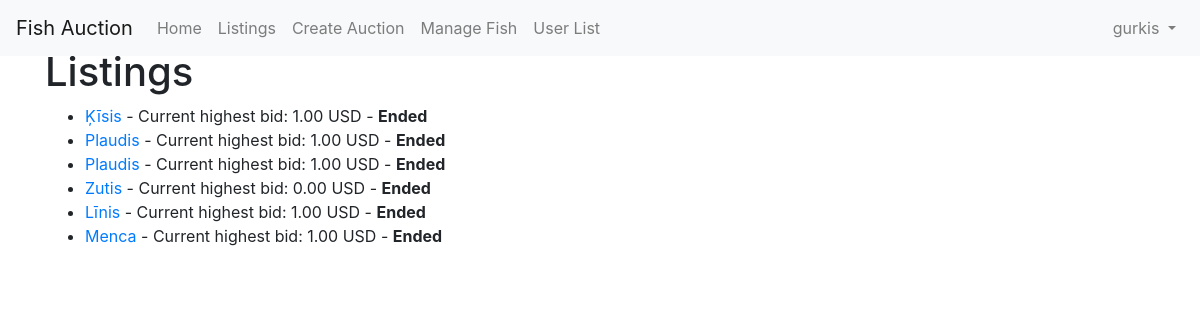
/auction/list/ (signed in), run on the app's committed database.
### auction/models.py (models this page shows, shortened)
class Auction(models.Model):
    title = models.CharField(max_length=100)
    description = models.TextField()
    fish = models.ForeignKey(Fish, on_delete=models.CASCADE)
    starting_bid = models.DecimalField(max_digits=10, decimal_places=2)
    duration_minutes = models.IntegerField()
    end_time = models.DateTimeField(editable=False)
    image = models.ImageField(upload_to='fish_images/', null=True, blank=True)
    size_cm = models.FloatField(null=True, blank=True)
    weight_kg = models.FloatField(null=True, blank=True)
    creator = models.ForeignKey(User, on_delete=models.SET_NULL, null=True, related_name='created_auctions')  # Make nullable
    is_ended = models.BooleanField(default=False)

class Fish(models.Model):
    name = models.CharField(max_length=100)

### auction/views.py (the view)
# urls.py: path('list/', views.index, name='index'),
def index(request):
    if request.user.is_authenticated:
        if request.user.is_superuser or request.user.userprofile.user_type == 'admin':
            auctions = Auction.objects.all().order_by('-end_time')
        else:
            auctions = Auction.objects.filter(is_ended=False).order_by('-end_time') | Auction.objects.filter(creator=request.user).order_by('-end_time')
    else:
        auctions = Auction.objects.filter(is_ended=False).order_by('-end_time')
    auctions_with_bids = []
    for auction in auctions:
        highest_bid = auction.bid_set.order_by('-amount').first()
        highest_bid_amount = highest_bid.amount if highest_bid else auction.starting_bid
        auctions_with_bids.append((auction, highest_bid_amount))
    return render(request, 'auction/index.html', {'auctions_with_bids': auctions_with_bids})

### templates/auction/index.html (shortened to what this page needs)
{% extends 'base.html' %}
{% block content %}
<h1>Listings</h1>
<ul>
  {% for auction, current_bid in auctions_with_bids %}
  <li>
    <a href="{% url 'auction:auction_detail' auction.id %}">{{ auction.fish.name }}</a>
    - Current highest bid: {{ current_bid }} USD
    {% if auction.is_ended %} - <strong>Ended</strong>{% endif %}
  </li>
  {% endfor %}
</ul>
{% endblock %}

### templates/base.html (shortened to what this page needs)
{% load static %}
<!DOCTYPE html>
<html lang="en">
  <head>
    <link rel="stylesheet" href="https://stackpath.bootstrapcdn.com/bootstrap/4.5.2/css/bootstrap.min.css" />
    <link rel="stylesheet" href="{% static 'css/auction.css' %}" />
  </head>
  <body>
    <nav class="navbar navbar-expand-lg navbar-light bg-light fixed-top">
      <a class="navbar-brand" href="{% url 'homepage' %}">Fish Auction</a>
      <div class="collapse navbar-collapse" id="navbarNav">
        <ul class="navbar-nav mr-auto">
          <li class="nav-item">
            <a class="nav-link" href="{% url 'homepage' %}">Home</a>
          </li>
          <li class="nav-item">
            <a class="nav-link" href="{% url 'auction:index' %}">Listings</a>
          </li>
          {% if user.is_authenticated and user.userprofile.user_type in 'seller admin' %}
          <li class="nav-item">
            <a class="nav-link" href="{% url 'auction:create_auction' %}">Create Auction</a>
          </li>
          {% endif %}
          {% if user.is_authenticated and user.userprofile.user_type in 'admin' %}
          <li class="nav-item">
            <a class="nav-link" href="{% url 'auction:fish_list' %}">Manage Fish</a>
          </li>
          {% endif %}
          {% if user.is_authenticated and user.is_superuser %}
          <li class="nav-item">
            <a class="nav-link" href="{% url 'auction:user_list' %}">User List</a>
          </li>
          {% endif %}
        </ul>
        <ul class="navbar-nav ml-auto">
          {% if user.is_authenticated %}
          <li class="nav-item dropdown">
            <a
              class="nav-link dropdown-toggle"
              href="#"
              id="navbarDropdown"
              role="button"
              data-toggle="dropdown"
              aria-haspopup="true"
              aria-expanded="false"
            >
              {{ user.username }}
            </a>
          </li>
          {% endif %}
        </ul>
      </div>
    </nav>
    <div class="container mt-5">{% block content %} {% endblock %}</div>
  </body>
</html>

### data on the page
Auction: fish.name "Ķīsis", starting_bid "1.00", is_ended "Ended"
Auction: fish.name "Plaudis", starting_bid "1.00", is_ended "Ended"
Auction: fish.name "Plaudis", starting_bid "1.00", is_ended "Ended"
Auction: fish.name "Zutis", starting_bid "0.00", is_ended "Ended"
Auction: fish.name "Līnis", starting_bid "1.00", is_ended "Ended"
Auction: fish.name "Menca", starting_bid "1.00", is_ended "Ended"

### other printed values
{{ user.username }} "gurkis"
